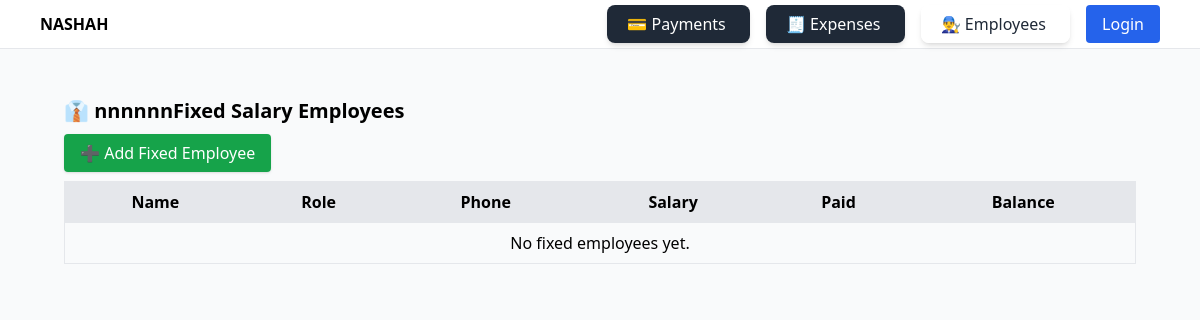
Page /employees/fixed/ on the earlier database version.
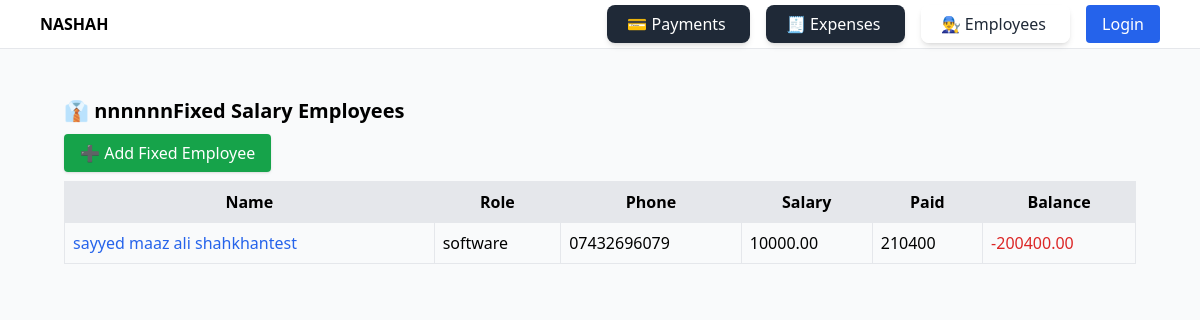
Same page on the later database version.
### employees/models.py (models this page shows, shortened)
class FixedEmployee(models.Model):
    name = models.CharField(max_length=255)
    phone = models.CharField(max_length=20, blank=True, null=True)
    role = models.CharField(max_length=100, blank=True, null=True)
    monthly_salary = models.DecimalField(max_digits=10, decimal_places=2)
    @property
    def paid_amount(self):
        total = self.fixed_payments.aggregate(models.Sum("amount"))["amount__sum"] or 0
        return total
    @property
    def balance(self):
        return self.monthly_salary - self.paid_amount

### employees/views.py (the view)
# urls.py: path("fixed/", views.fixed_employee_list, name="fixed_employee_list"),
def fixed_employee_list(request):
    employees = FixedEmployee.objects.all()
    return render(request, "employees/fixed_employee_list.html", {"employees": employees})

### employees/templates/employees/fixed_employee_list.html
{% extends "base.html" %}
{% block content %}
<div class="p-6">
  <h2 class="text-xl font-semibold mb-4">👔 nnnnnnFixed Salary Employees</h2>
  <a href="{% url 'employees:fixed_employee_create' %}"
     class="px-4 py-2 bg-green-600 text-white rounded shadow hover:bg-green-700">
     ➕ Add Fixed Employee
  </a>
  <table class="w-full mt-4 border">
    <thead class="bg-gray-200">
      <tr>
        <th class="p-2 border">Name</th>
        <th class="p-2 border">Role</th>
        <th class="p-2 border">Phone</th>
        <th class="p-2 border">Salary</th>
        <th class="p-2 border">Paid</th>
        <th class="p-2 border">Balance</th>
      </tr>
    </thead>
    <tbody>
      {% for emp in employees %}
      <tr>
        <td class="p-2">
          <a href="{% url 'employees:fixed_employee_report' emp.id %}" class="text-blue-600 hover:underline">
            {{ emp.name }}
          </a>
        </td>
        <td class="p-2 border">{{ emp.role }}</td>
        <td class="p-2 border">{{ emp.phone }}</td>
        <td class="p-2 border">{{ emp.monthly_salary }}</td>
        <td class="p-2 border">{{ emp.paid_amount }}</td>
        <td class="p-2 border {% if emp.balance < 0 %}text-red-600{% endif %}">
          {{ emp.balance }}
        </td>
      </tr>
      {% empty %}
      <tr><td colspan="6" class="p-2 text-center">No fixed employees yet.</td></tr>
      {% endfor %}
    </tbody>
  </table>
</div>
{% endblock %}

Differences in the rows shown:
added FixedEmployee: name "sayyed maaz ali shahkhantest", role "software", phone "07432696079", monthly_salary "10000.00", paid_amount "210400", balance "-200400.00"
Other differences:
text no longer shown: "No fixed employees yet."
